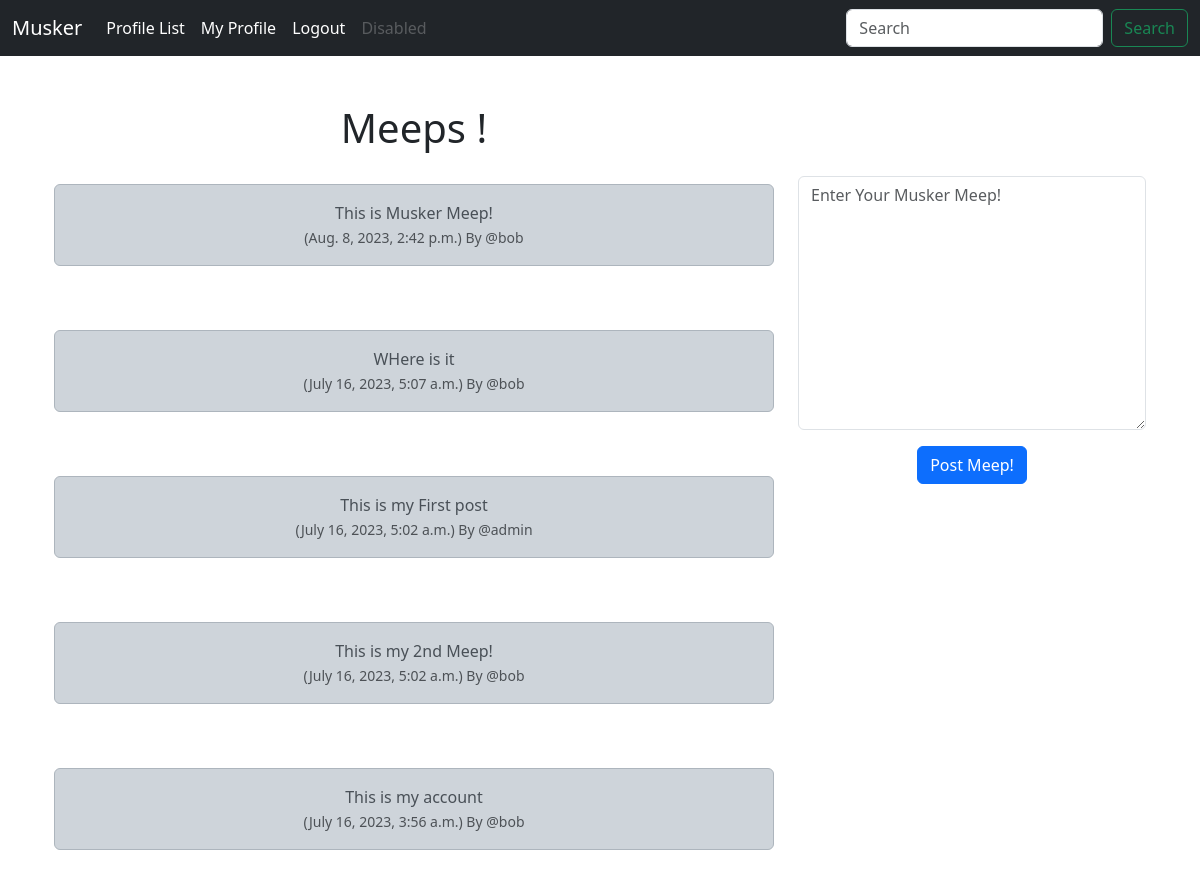
The app's page / (signed in) with its own data.
### musker/models.py (models this page shows, shortened)
class Meep(models.Model):
    user = models.ForeignKey(
        User, related_name="meeps",
        on_delete=models.DO_NOTHING
        )
    body = models.CharField(max_length=200)
    created_at = models.DateTimeField(auto_now_add=True)

### musker/views.py (the view, shortened to what this page needs)
# urls.py: path('', views.home, name='home'),
def home(request):
    if request.user.is_authenticated:
        form = MeepForm(request.POST or None)
        meeps = Meep.objects.all().order_by("-created_at")
        return render(request, 'home.html', {"meeps": meeps, "form": form})
    else:
        meeps = Meep.objects.all().order_by("-created_at")
        return render(request, 'home.html', {"meeps": meeps})

### musker/forms.py
class MeepForm(forms.ModelForm):
    body = forms.CharField(required=True, widget=forms.widgets.Textarea(
        attrs={
            "placeholder": "Enter Your Musker Meep!",
            "class": "form-control",
        }
        ),
        label="",
    )
    class Meta:
        model = Meep
        exclude = ("user",)

### musker/templates/home.html (shortened to what this page needs)
{% extends 'base.html' %}
{% block content %}
    <div class="container text-center">
        <div class="row">
            <div class="col-8">
    <h1>Meeps !</h1>
        <br/>
                {% for meep in meeps %}
                    <div class="alert alert-dark" role="alert">
                      {{ meep.body }}<br/>
                    <small class="text-muted">
                        ({{ meep.created_at }}) By
                        @{{ meep.user.username }}
                    </small>
                    </div><br/><br/>
                {% endfor %}
    </div>
    <div class="col-4">
        <br/><br/><br/>
{% if form %}
<form method=POST>
    {{ form.as_p }}
  <button type="submit" class="btn btn-primary">Post Meep!</button>
</form>
{% endif %}
</div>
{% endblock %}

### records on screen
Meep: body "This is Musker Meep!", created_at "Aug. 8, 2023, 2:42 p.m.", user.username "bob"
Meep: body "WHere is it", created_at "July 16, 2023, 5:07 a.m.", user.username "bob"
Meep: body "This is my First post", created_at "July 16, 2023, 5:02 a.m.", user.username "admin"
Meep: body "This is my 2nd Meep!", created_at "July 16, 2023, 5:02 a.m.", user.username "bob"
Meep: body "This is my account", created_at "July 16, 2023, 3:56 a.m.", user.username "bob"
